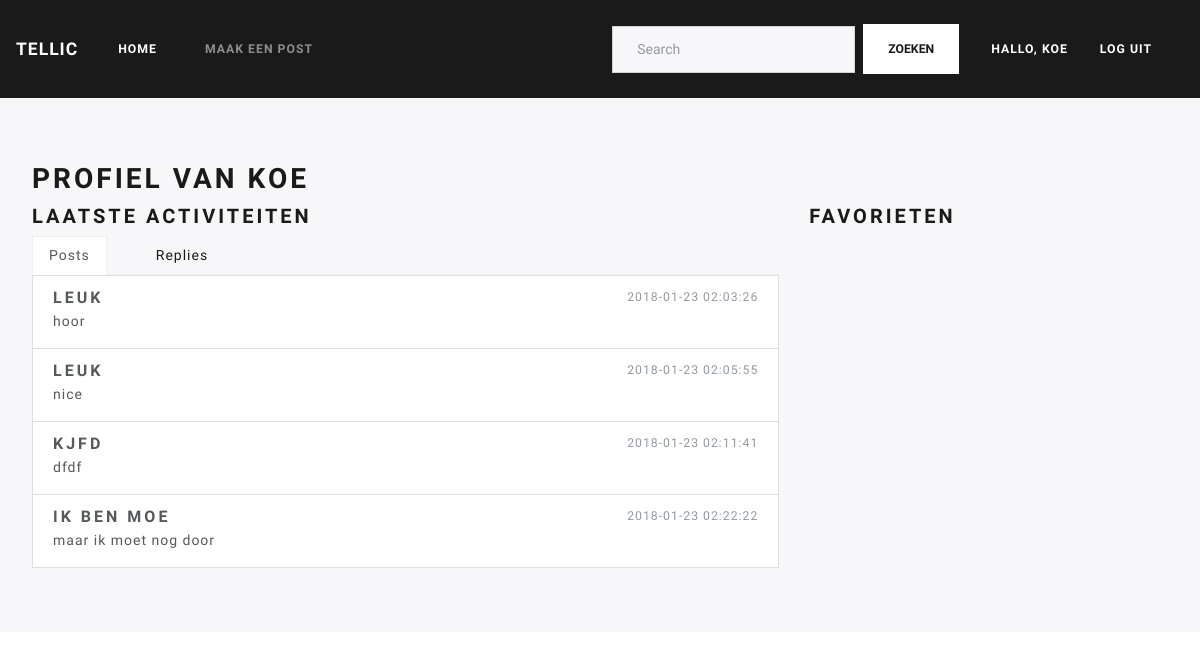
/profiel (signed in), run on the app's committed database.
### models.py (models this page shows, shortened)
class User(db.Model):
    id = db.Column(db.Integer, primary_key=True)
    username = db.Column(db.String(80), unique=True, nullable=False)
    password = db.Column(db.String(255), nullable=False, server_default='')
    created_on = db.Column(db.DateTime, server_default=db.func.now())
    posts = db.relationship('Post', backref='user', lazy=True)
    replies = db.relationship('Reply', backref='userR', lazy=True)

class Post(db.Model):
    id = db.Column(db.Integer, primary_key=True)
    user_id = db.Column(db.Integer, db.ForeignKey('user.id'), nullable=False)
    title = db.Column(db.String(255), nullable=False)
    text = db.Column(db.String(255), nullable=False)
    created_on = db.Column(db.DateTime, server_default=db.func.now())
    replies = db.relationship('Reply', backref='user', lazy=True)

### controllers.py (the view)
@app.route("/profiel")
@login_required
def profiel():
    posts = Post.query.filter_by(user_id=current_user.id).all()
    return render_template("profiel.html", posts=posts)

### controllers.py (called while the page is built)
@login_manager.user_loader
def load_user(username):
    return User.query.filter_by(username = username).first()

### templates/profiel.html (shortened to what this page needs)
{% extends "layout.html" %}
{% block includes %}
    <link rel="stylesheet" type="text/css" href="{{ url_for('static',filename='styles/profiel.css') }}">
{% endblock %}
{% block main %}
<div class="jumbotron">
<h2>Profiel van {{ current_user.username }}</h2>
<div class="row">
  <div class="col-sm-8">
    <h4>Laatste activiteiten</h4>
    <ul class="nav nav-tabs">
      <li class="nav-item">
        <a class="nav-link active show" data-toggle="tab" href="#posts">Posts</a>
      </li>
      <li class="nav-item">
        <a class="nav-link" data-toggle="tab" href="#replies">Replies</a>
      </li>
    </ul>
    <div id="myTabContent" class="tab-content">
      <div class="tab-pane fade active show" id="posts">
        {% for post in posts %}
          <a href="#" class="list-group-item list-group-item-action flex-column align-items-start">
            <div class="d-flex w-100 justify-content-between">
              <h5 class="mb-1">{{ post["title"] }}</h5>
              <small class="text-muted">{{ post["created_on"] }}</small>
            </div>
            <p class="mb-1">{{ post["text"] }}</p>
          </a>
        {% endfor %}
      </div>
    </div>
    </div>
  <div class="col-sm-4">
  <h4>Favorieten</h4>
  </div>
  </div>
</div>
{% endblock %}

### templates/navigation.html (shortened to what this page needs)
<nav class="navbar navbar-expand-lg navbar-dark bg-primary">
  <a class="navbar-brand" href="{{ url_for('index') }}">Tellic</a>
  <div class="collapse navbar-collapse" id="navbarColor01">
    <ul class="navbar-nav mr-auto">
      <li class="nav-item active">
        <a class="nav-link" href="{{ url_for('index') }}">Home<span class="sr-only">(current)</span></a>
      </li>
      <li class="nav-item">
        <a class="nav-link" href="{{ url_for('createPost') }}">Maak een post</a>
      </li>
    </ul>
    <form class="form-inline my-2 my-lg-0 nav-item">
      <input class="form-control mr-sm-2" type="text" placeholder="Search">
      <button class="btn btn-secondary my-2 my-sm-0" type="submit">Zoeken</button>
    </form>
    {% if current_user.is_authenticated %}
      <ul class="nav navbar-nav navbar-right">
        <li class="nav-item"><a class="text-white" href="{{ url_for('profiel') }}"></span>Hallo, {{ current_user.username }} </a></li>
        <li class="nav-item"><a class="text-white" href="{{ url_for('logout') }}"></span >Log uit</a></li>
      </ul>
    {% else %}
      <ul class="nav navbar-nav navbar-right">
        <li class="nav-item"><a class="text-white" href="{{ url_for('register') }}"></span>Registreer</a></li>
        <li class="nav-item"><a class="text-white" href="{{ url_for('login') }}"></span >Login</a></li>
      </ul>
    {% endif %}
  </div>
</nav>

### data on the page
User: username "KOE"
Post: title "LEUK", created_on "2018-01-23 02:03:26", text "hoor"
Post: title "LEUK", created_on "2018-01-23 02:05:55", text "nice"
Post: title "KJFD", created_on "2018-01-23 02:11:41", text "dfdf"
Post: title "IK BEN MOE", created_on "2018-01-23 02:22:22", text "maar ik moet nog door"
